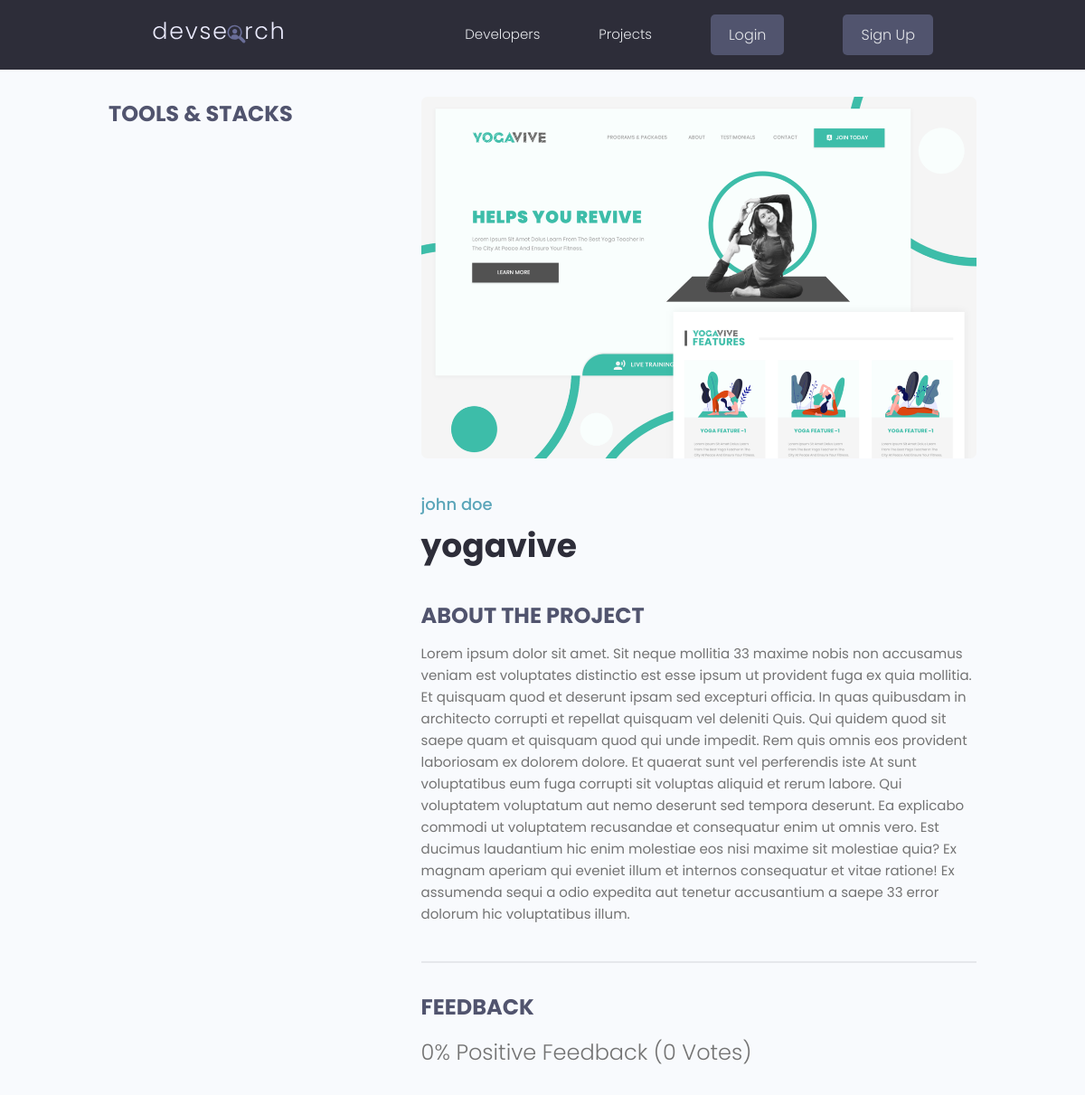
Page /projects/0d13e65c48414ef9954f7167ee95388c on the committed database.
### projects/models.py (models this page shows, shortened)
class Project(models.Model):
    id = models.UUIDField(default=uuid.uuid4, unique=True, primary_key=True, editable=False)
    owner = models.ForeignKey(
        Profile, on_delete=models.CASCADE, related_name='projects')
    title = models.CharField(max_length=200)
    description = models.TextField(null=True, blank=True)
    featured_image = models.ImageField(
        null=True, blank=True, default="default.jpg")
    demo_link = models.CharField(max_length=2000, null=True, blank=True)
    source_link = models.CharField(max_length=2000, null=True, blank=True)
    tags = models.ManyToManyField('Tag', blank=True)
    vote_total = models.IntegerField(default=0, null=True, blank=True)
    vote_ratio = models.IntegerField(default=0, null=True, blank=True)
    created = models.DateTimeField(auto_now_add=True)

### users/models.py (models this page shows, shortened)
class Profile(models.Model):
    id = models.UUIDField(default=uuid.uuid4, unique=True, primary_key=True, editable=False)
    user = models.OneToOneField(User, on_delete=models.CASCADE)
    name = models.CharField(max_length=200)
    email = models.EmailField(max_length=500)
    username = models.CharField(max_length=200)
    location = models.CharField(max_length=200, blank=True, null=True)
    short_intro = models.CharField(max_length=200, blank=True, null=True)
    bio = models.TextField(blank=True, null=True)
    profile_image = models.ImageField(null=True, blank=True, upload_to='profiles/', default="profiles/user-default.png")
    social_github = models.CharField(max_length=200, blank=True, null=True)
    social_twitter = models.CharField(max_length=200, blank=True, null=True)
    social_linkedin = models.CharField(max_length=200, blank=True, null=True)
    social_youtube = models.CharField(max_length=200, blank=True, null=True)
    social_website = models.CharField(max_length=200, blank=True, null=True)
    created = models.DateTimeField(auto_now_add=True)

### projects/views.py (the view)
# urls.py: path("<str:pk>", views.project, name="project")
def project(request, pk):
    project = get_object_or_404(Project, pk=pk)
    return render(request, "projects/project.html", {"project": project})

### projects/templates/projects/project.html (shortened to what this page needs)
{% extends 'base.html' %}
{% block content %}
<main class="singleProject my-md">
    <div class="container">
        <div class="layout">
            <div class="column column--1of3">
                <h3 class="singleProject__subtitle">Tools & Stacks</h3>
            </div>
            <div class="column column--2of3">
                <img class="singleProject__preview" src="{{ project.featured_image.url}}" alt="portfolio thumbnail" />
                <a href=""
                    class="singleProject__developer">{{project.owner.name}}</a>
                <h2 class="singleProject__title">{{project.title}}</h2>
                <h3 class="singleProject__subtitle">About the Project</h3>
                <div class="singleProject__info">
                    {{project.description}}
                </div>
                <div class="comments">
                    <h3 class="singleProject__subtitle">Feedback</h3>
                    <h5 class="project--rating">
                        {{project.vote_ratio}}% Positive Feedback ({{project.vote_total}}
                        Vote{{project.vote_total|pluralize:"s"}})
                    </h5>
                </div>
            </div>
        </div>
    </div>
</main>
{% endblock %}

### static/styles/app.css (style rules this page uses)
:root { --color-sub: #2d2d39; }
img { width: 100%; }
.singleProject .column--1of3 { order: 2; }
@media screen and (min-width: 1081px) { .singleProject .column--1of3 { order: 1; } }
@media screen and (min-width: 1081px) { .singleProject .column--2of3 { order: 2; } }
.singleProject__preview { height: 50vh; object-fit: cover; object-position: top center; margin-bottom: 3rem; border-radius: 0.7rem; }
.singleProject__developer { font-size: 1.8rem; font-weight: 500; }
.singleProject__title { font-size: 3.6rem; font-weight: 700; color: var(--color-sub); margin-bottom: 3rem; }
.project--rating { margin-bottom: 1.6em; margin-top: .5em; }
.singleProject__subtitle { text-transform: uppercase; font-size: 2.4rem; font-weight: 700; color: var(--color-sub-light); margin-bottom: 1rem; }
.comments { margin-top: 4rem; padding-top: 3rem; border-top: 2px solid var(--color-light); }

### static/uikit/styles/modules/_variables.css (style rules this page uses)
:root { --color-main: #5aa5b9; --color-main-light: #e6faff; --color-sub: #3f4156; --color-sub-light: #51546e; --color-sub-lighter: #ededfd; --color-text: #737373; --color-gray: #8b8b8b; --color-light: #e5e7eb; --color-light-gray: #767676; --color-bg: #f8fafd; --color-white: #fffefd; --color-white-light: #f3f3f3; --color-success: #359e64; --color-success-bg: #def8e8; --color-error: #fc4b0b; --color-error-bg: #fff2ee; --font-base: 'Poppins', arial, helvetica, 'Segoe UI', roboto, ubuntu, sans-serif; --font-monospace: 'Fira Code', 'Courier New', courier, monospace; --font-regular: 300; --font-medium: 500; --font-bold: 700; --generic-shadow: 1px 1px 5px #00000010; --generic-transition: all 0.3s ease-in-out; }

### static/uikit/styles/modules/_base.css (style rules this page uses)
* { margin: 0; padding: 0; box-sizing: border-box; text-rendering: optimizeLegibility; color: inherit; font-size: inherit; }
html { font-size: 50%; }
@media only screen and (min-width: 480px) { html { font-size: 56.25%; } }
@media only screen and (min-width: 1200px) { html { font-size: 62.5%; } }
body { line-height: 1.6; font-weight: 400; font-size: 1.5rem; color: var(--color-text); background-color: var(--color-bg); min-height: 100vh; }

### static/uikit/styles/modules/_typography.css (style rules this page uses)
* { font-family: var(--font-base); }
h2 { font-size: 3.6rem; font-weight: var(--font-bold); }
h3 { font-size: 3.2rem; font-weight: var(--font-medium); }
h5 { font-size: 2.4rem; font-weight: var(--font-medium); }
h5, h6 { font-weight: var(--font-regular); }
a { padding-bottom: 2px; text-decoration: none; display: inline-block; color: var(--color-main); font-weight: var(--font-medium); }

### static/uikit/styles/modules/_utilities.css (style rules this page uses)
.container { width: 92%; max-width: 165rem; margin: 0 auto; box-sizing: border-box; }
@media screen and (min-width: 1000px) { .container { width: 90%; } }
@media screen and (min-width: 1200px) { .container { width: 80%; } }
.my-md { margin: 3rem auto; }

### static/uikit/styles/modules/_layout.css (style rules this page uses)
.layout { display: flex; flex-flow: row wrap; justify-content: space-between; }
.layout > .column { margin-bottom: 3rem; }
.layout > .column.column--1of3 { flex-basis: 30%; }
.layout > .column.column--2of3 { flex-basis: 64%; }

### rows in the picture
Project: featured_image (picture), owner.name "john doe", title "yogavive", description "Lorem ipsum dolor sit amet. Sit neque mollitia 33 maxime nobis non accusamus veniam est voluptates distinctio est esse ipsum ut provident fuga ex quia mollitia. Et quisquam quod et deserunt ipsam sed excepturi officia. In quas quibusdam in architecto corrupti et repellat quisquam vel deleniti Quis. Qui quidem quod sit saepe quam et quisquam quod qui unde impedit. Rem quis omnis eos provident laboriosam ex dolorem dolore. Et quaerat sunt vel perferendis iste At sunt voluptatibus eum fuga corrupti sit voluptas aliquid et rerum labore. Qui voluptatem voluptatum aut nemo deserunt sed tempora deserunt. Ea explicabo commodi ut voluptatem recusandae et consequatur enim ut omnis vero. Est ducimus…", vote_ratio "0", vote_total "0"
